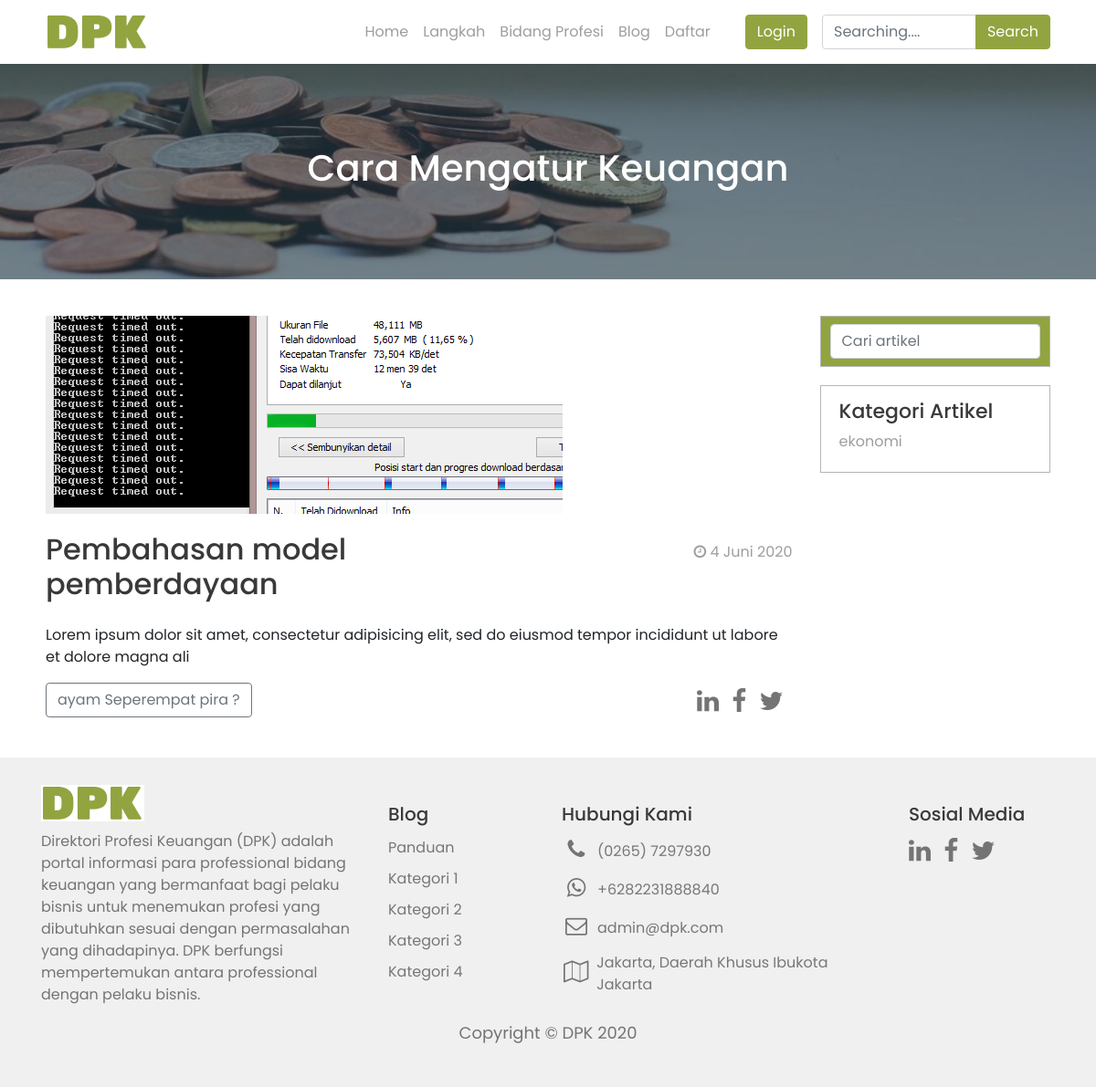
The page /detail/blog/pembahasan-model-pemberdayaan on the database its author committed.
### tables this page shows
CREATE TABLE `artikel` (
  `id_artikel` int(20) NOT NULL,
  `judul_artikel` varchar(150) NOT NULL,
  `gambar_artikel` varchar(250) NOT NULL,
  `expert_artikel` text NOT NULL,
  `detail_artikel` text NOT NULL,
  `id_user` int(20) NOT NULL,
  `id_kategori_artikel` int(20) NOT NULL,
  `slug_artikel` varchar(160) NOT NULL,
  `status_artikel` int(20) NOT NULL,
  `tgl_publish` date NOT NULL,
  `created` timestamp NOT NULL DEFAULT CURRENT_TIMESTAMP
);

CREATE TABLE `relation_profesi` (
  `id_relation_profesi` int(20) NOT NULL,
  `id_artikel` int(20) NOT NULL,
  `id_sub_kategori_profesi` int(20) NOT NULL
);

CREATE TABLE `sub_kategori_profesi` (
  `id_sub_kategori_profesi` int(20) NOT NULL,
  `id_kategori_profesi` int(20) NOT NULL,
  `nama_sub_kategori_profesi` varchar(150) NOT NULL,
  `slug_sub_kategori_profesi` varchar(150) NOT NULL,
  `created` timestamp NOT NULL DEFAULT CURRENT_TIMESTAMP ON UPDATE CURRENT_TIMESTAMP
);

CREATE TABLE `kategori_artikel` (
  `id_kategori_artikel` int(20) NOT NULL,
  `nama_kategori_artikel` varchar(150) NOT NULL,
  `slug_kategori_artikel` varchar(160) NOT NULL,
  `created` timestamp NOT NULL DEFAULT CURRENT_TIMESTAMP ON UPDATE CURRENT_TIMESTAMP
);

### application/views/layout/main.php (called while the page is built)
<?php
if($isi)
{
  $this->load->view($isi);
}
 ?>

### application/controllers/Detail.php (called while the page is built, shortened)
<?php
class Detail extends CI_Controller {
	public function __construct() {
        $this->load->model('M_artikel');
        $this->load->model('M_relation_profesi');
	}
	public function blog($slug){
	$detail = $this->M_artikel->detail_user($slug);
	$relasi = $this->M_relation_profesi->relasi_user($slug);
	$data = array(
		'title' => 'Home DPK',
		'metades' => 'DPK ini aja',
		'isi' 	=> 'detail',
		'detail' =>  $detail,
		'relasi' =>  $relasi
	);
	$this->load->view("layout/wrapper", $data, false);
	}
}

### index.php (called while the page is built, shortened)
<?php
require_once BASEPATH.'core/CodeIgniter.php';

### application/models/M_artikel.php (called while the page is built, shortened)
<?php
class M_artikel extends CI_Model {
	public function detail_user($slug) {
		$this->db->select('artikel.*, kategori_artikel.*');
		$this->db->from('artikel');
		$this->db->where('slug_artikel', $slug);
		$this->db->join('kategori_artikel', 'kategori_artikel.id_kategori_artikel = artikel.id_kategori_artikel', 'left');
		$query  = $this->db->get();
		return $query->row();
	}
}

### application/models/M_relation_profesi.php (called while the page is built, shortened)
<?php
class M_relation_profesi extends CI_Model {
	public function relasi_user($slug) {
		$this->db->select('relation_profesi.*, artikel.*, sub_kategori_profesi.*');
		$this->db->from('relation_profesi');
		$this->db->join('artikel', 'artikel.id_artikel = relation_profesi.id_artikel', 'left');
		$this->db->join('sub_kategori_profesi', 'sub_kategori_profesi.id_sub_kategori_profesi = relation_profesi.id_sub_kategori_profesi', 'left');
		$this->db->where('artikel.slug_artikel', $slug);
		$query  = $this->db->get();
		return $query->result();
	}
}

### application/views/detail.php (the view)
<div id="banner">
  <h1 class="banner-title">Cara Mengatur Keuangan</h1>
</div>
<div id="blog">
  <div class="row">
    <div class="col-md-9">
      <img class="img-fluid artikel" src="<?php echo base_url().'img/img_artikel/'.$detail->gambar_artikel ?>" alt="judul-artikel">
      <div class="row">
        <div class="col-md-8">
          <h2 class="artikel-title"><?php echo $detail->judul_artikel ?></h2>
        </div>
        <div class="col-md-4">
          <div class="float-right date">
            <i class="fa fa-clock-o"></i> 4 Juni 2020
          </div>
        </div>
      </div>
      <p><?php echo $detail->detail_artikel ?></p>
      <div class="row">
        <div class="col-md-12">
          <?php foreach ($relasi as $relasi) : ?>
            <button type="button" class="btn btn-outline-secondary"><?php echo $relasi->nama_sub_kategori_profesi ?></button>
          <?php endforeach ?>
          <div class="float-right share">
            <a href="#" class="sosm"><i class="fa fa-linkedin"></i></a>
            <a href="#" class="sosm"><i class="fa fa-facebook"></i></a>
            <a href="#" class="sosm"><i class="fa fa-twitter"></i></a>
          </div>
        </div>
      </div>
    </div>
    <div class="col-md-3">
      <form class="cari-artikel" action="pencarian.html">
        <input class="form-control" type="search" placeholder="Cari artikel" aria-label="Search">
      </form>
      <div class="kategori">
        <h3 class="titleh3">Kategori Artikel</h3>
        <ul>
          <li><?php echo $detail->nama_kategori_artikel ?></li>
        </ul>
      </div>
    </div>
  </div>
</div>

### assets/frontend/assets/css/style.css (style rules this page uses)
body { font-family: 'Poppins', sans-serif; }
a { text-decoration: none; }
.titleh3 { font-size: 22px; color: #393939; }
#blog { padding: 40px 50px; }
#banner { background: url(../images/header-banner.jpg); background-size: cover; margin: auto; padding: 90px 0; }
.banner-title { text-align: center; color: #fff; }
.cari-artikel { border: 1px solid #b6b6b6; background-color: #91A440; padding: 8px 10px; margin-bottom: 20px; }
.kategori { border: 1px solid #b6b6b6; padding: 15px 20px 5px; }
.kategori ul { padding-left: 0; list-style: none; color: #9E9E9E; }
.img-fluid.artikel { margin-bottom: 20px; }
.artikel-title { color: #393939; }
.float-right.date { color: #9E9E9E; margin-top: 10px; }
.sosm { color: #747474; font-size: 28px; margin-right: 10px; }

### rows shown on the page
artikel: gambar_artikel (picture), judul_artikel "Pembahasan model pemberdayaan", detail_artikel "Lorem ipsum dolor sit amet, consectetur adipisicing elit, sed do eiusmod tempor incididunt ut labore et dolore magna ali", id_kategori_artikel.nama_kategori_artikel "ekonomi"
relation_profesi: id_sub_kategori_profesi.nama_sub_kategori_profesi "ayam Seperempat pira ?"
